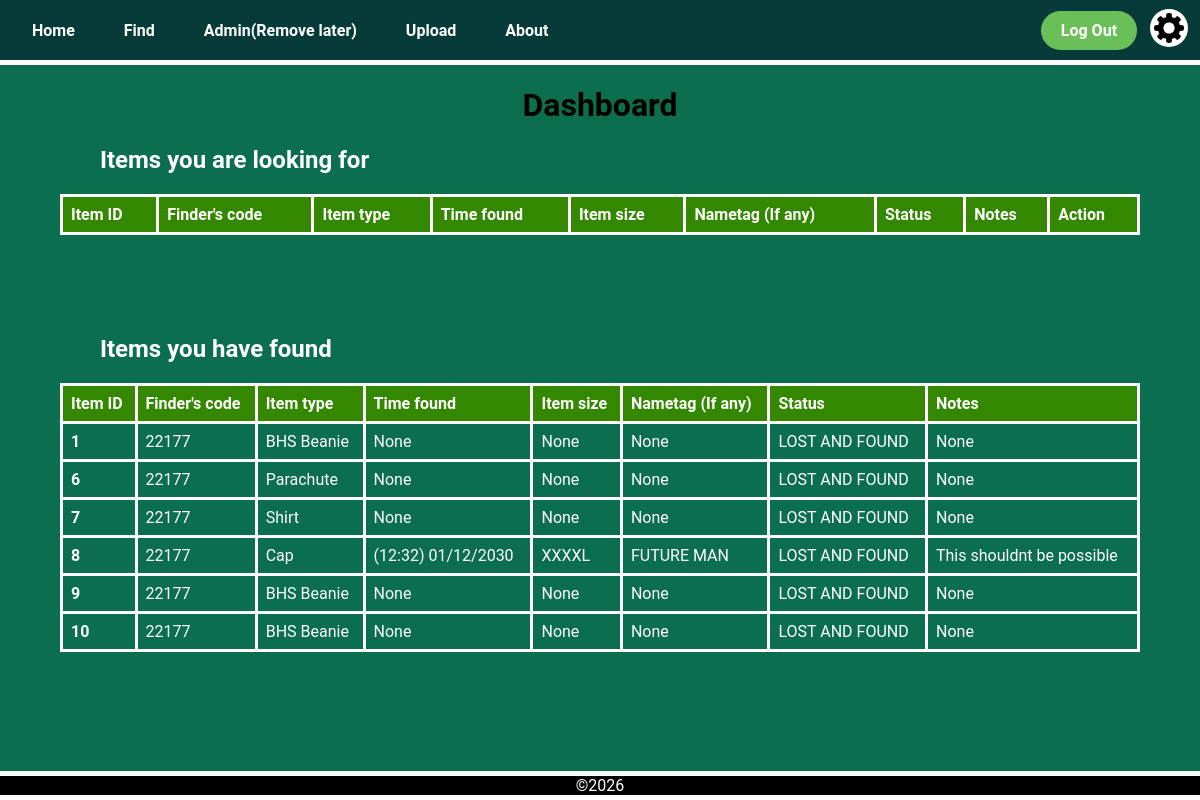
Page /dashboard (signed in) on the earlier database version.
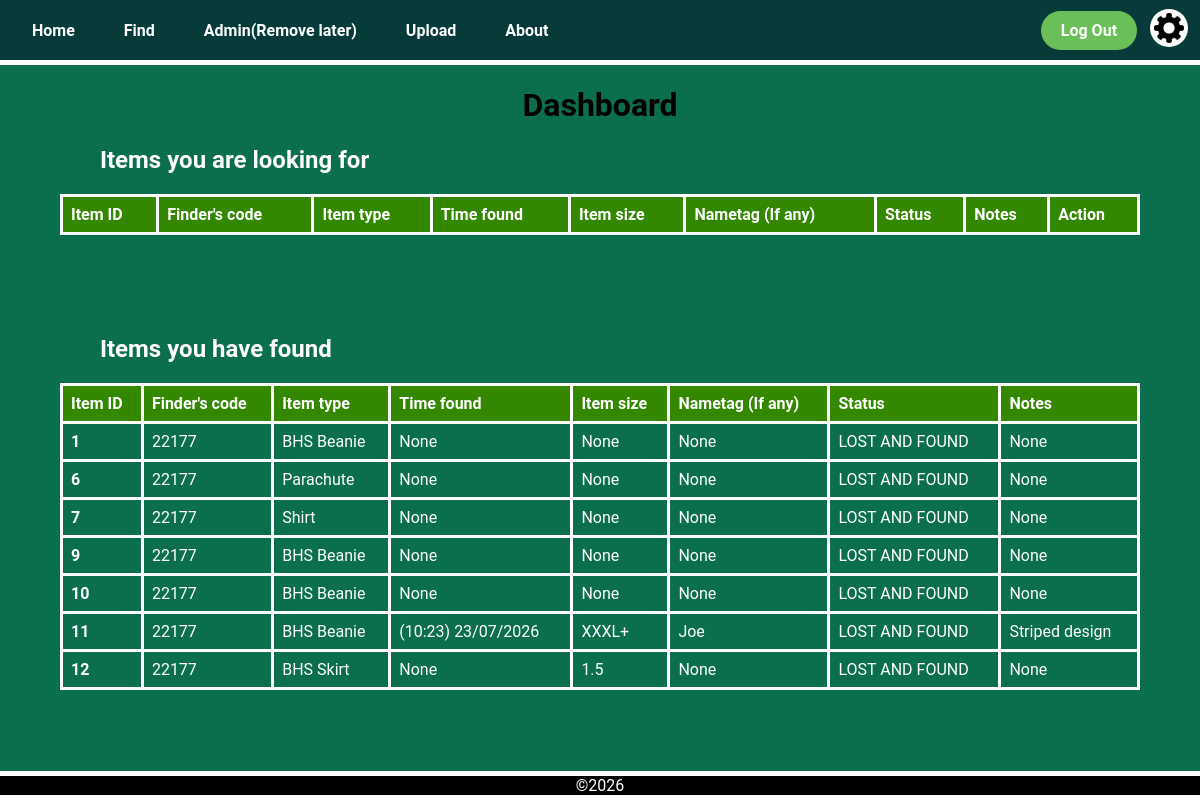
Same page on the later database version.
### app.py (models this page shows)
class LostItem(db.Model):
    __tablename__ = 'lost_item'
    item_id = db.Column(db.Integer, primary_key=True)
    finder_id = db.Column(db.Integer, db.ForeignKey('user.user_id'))
    item_type = db.Column(db.String(50))
    time_found = db.Column(db.String(50))
    size = db.Column(db.String(50))
    nametag = db.Column(db.String(50))
    status = db.Column(db.String(50))
    notes = db.Column(db.String(50))
    colours = db.relationship('Colour', secondary='lostitem_colour', backref='lost_items')

### app.py (the view)
@app.route('/dashboard', methods=['POST', 'GET'])
@login_required
def dashboard():
    lost_items = LostItem.query.filter_by(finder_id=current_user.school_code, status='LOOKING FOR').all()
    lost_and_found_items = LostItem.query.filter_by(finder_id=current_user.school_code,
                                                    status='LOST AND FOUND').all()
    print(current_user.is_authenticated)
    return render_template('dashboard.html',
                           title='Dashboard',
                           lost_items=lost_items,
                           lost_and_found_items=lost_and_found_items,
                           user_name = (f'{current_user.first_name} {current_user.last_name}'))

### app.py (called while the page is built)
@login_manager.user_loader
def load_user(user_id):
    return User.query.get(int(user_id))

@app.context_processor
def inject_variables():
    return dict(show_footer=True,
                logged_in = current_user.is_authenticated)

### templates/dashboard.html (shortened to what this page needs)
{% extends "layout.html" %}
{% block content %}
<h1 class="title">
    Dashboard
</h1>
<table class="item_info_table">
  <h2 class="sub_heading">Items you are looking for</h2>
    <tr>
      <th class="item_info_header">Item ID</th>
      <th class="item_info_header">Finder's code</th>
      <th class="item_info_header">Item type</th>
      <th class="item_info_header">Time found</th>
      <th class="item_info_header">Item size</th>
      <th class="item_info_header">Nametag (If any)</th>
      <th class="item_info_header">Status</th>
      <th class="item_info_header">Notes</th>
      <th class="item_info_header">Action</th>
    </tr>
</table>
<table class="item_info_table">
  <h2 class="sub_heading">Items you have found</h2>
    <tr>
      <th class="item_info_header">Item ID</th>
      <th class="item_info_header">Finder's code</th>
      <th class="item_info_header">Item type</th>
      <th class="item_info_header">Time found</th>
      <th class="item_info_header">Item size</th>
      <th class="item_info_header">Nametag (If any)</th>
      <th class="item_info_header">Status</th>
      <th class="item_info_header">Notes</th>
    </tr>
    {% for item in lost_and_found_items %}
    <tr class="item_info_row">
      <th>{{item.item_id}}</th>
      <td>{{item.finder_id}}</td>
      <td>{{item.item_type}}</td>
      <td>
        {% if item.time_found is not none %}
          ({{ item.time_found[11:16] }}) {{ item.time_found[8:10] }}/{{ item.time_found[5:7] }}/{{ item.time_found[0:4] }}
        {% else %}
          {{item.time_found}}
        {% endif %}
      </td>
      <td>{{item.size}}</td>
      <td>{{item.nametag}}</td>
      <td>{{item.status}}</td>
      <td>{{item.notes}}</td>
    </tr>
    {% endfor %}
</table>
{% endblock %}

### templates/layout.html (shortened to what this page needs)
<!DOCTYPE html>
<html lang="en">
<head>
    <link rel="stylesheet" href="../static/css/style.css">
</head>
<body>
    <nav>{% include "navigation.html"%}</nav>
    <main>{% block content %} {% endblock %}</main>
    {% if show_footer %}
    <footer>
        ©2026
    </footer>
    {% endif %}
</body>
</html>

### templates/navigation.html
<div class="navigation_bar">
    <div class="navigation_links">
        <a href="/home">Home</a>
        <a href="/find">Find</a>
        <a href="/admin">Admin(Remove later)</a>
        <a href="/upload">Upload</a>
        <a href="/about">About</a>
    </div>
    {% if logged_in %}
    <div class="navigation_buttons">
        <div class="signlog">
            <a href="logout">Log Out</a>
        </div>
        <a class="settings_button" href="settings">
            <img src="/static/images/settings_button.png" alt="Settings">
        </a>
    </div>
    {% else %}
    <div class="signlog">
        <a href="/login">Login</a>
        <a href="/signup">Signup</a>
    </div>
    {% endif %}
</div>

### static/css/style.css (style rules this page uses)
body { background-color: var(--dark-emerald); font-family: "Roboto", sans-serif; margin: 0; padding: 0; color: black; }
.title { text-align: center; }
:root { --dark-teal: #073b3aff; --dark-emerald: #0b6e4fff; --medium-jungle: #08a045ff; --moss-green: #6bbf59ff; --soft-fawn: #ddb771ff; --transition-time: 0.4s; }
.navigation_bar { background-color: var(--dark-teal); display: flex; justify-content: space-between; align-items: center; padding: 0 12px; margin-left: 0; border-bottom: 5px solid white; height: 60px; }
.navigation_links a { margin-right: 5px; padding: 20px 20px; border-radius: 2px; color: #FFFFFF; font-weight: bold; text-decoration: none; height: 100%; transition: var(--transition-time); }
.signlog a { margin-right: 0px; margin-left: 9px; background-color: var(--moss-green); color:#FFFFFF; padding: 10px 20px; border-radius: 50px; font-weight: bold; text-decoration: none; transition: var(--transition-time); }
.signlog, .settings_button { display: inline-block; vertical-align: middle; }
.settings_button img { width: 30px; height: 30px; margin: 0; padding: 4px; background-color: white; border-radius: 100%; cursor: pointer; margin-left: 9px; }
.sub_heading { text-align: left; color: white; margin-left: 100px; }
.item_info_table { border-collapse: collapse; width: 90%; margin: 0 auto 100px auto; text-align: left; color: #FFFFFF; border: 3px solid white; }
.item_info_table th { border: 3px solid white; text-align: left; padding: 8px; }
.item_info_table td { border: 3px solid white; text-align: left; padding: 8px; }
.item_info_header { background-color: #338800; }
footer { background-color: #000000; border-top: 5px solid white; border-bottom: 5px solid white; text-align: center; color: white; width: 100%; position: fixed; bottom: 0; }

Differences in the rows shown:
removed LostItem: item_id "8", finder_id "22177", item_type "Cap", time_found "12:32", time_found "01", time_found "12", time_found "2030", size "XXXXL", nametag "FUTURE MAN", status "LOST AND FOUND", notes "This shouldnt be possible"
added LostItem: item_id "11", finder_id "22177", item_type "BHS Beanie", time_found "10:23", time_found "23", time_found "07", time_found "2026", size "XXXL+", nametag "Joe", status "LOST AND FOUND", notes "Striped design"
added LostItem: item_id "12", finder_id "22177", item_type "BHS Skirt", time_found "None", size "1.5", nametag "None", status "LOST AND FOUND", notes "None"
